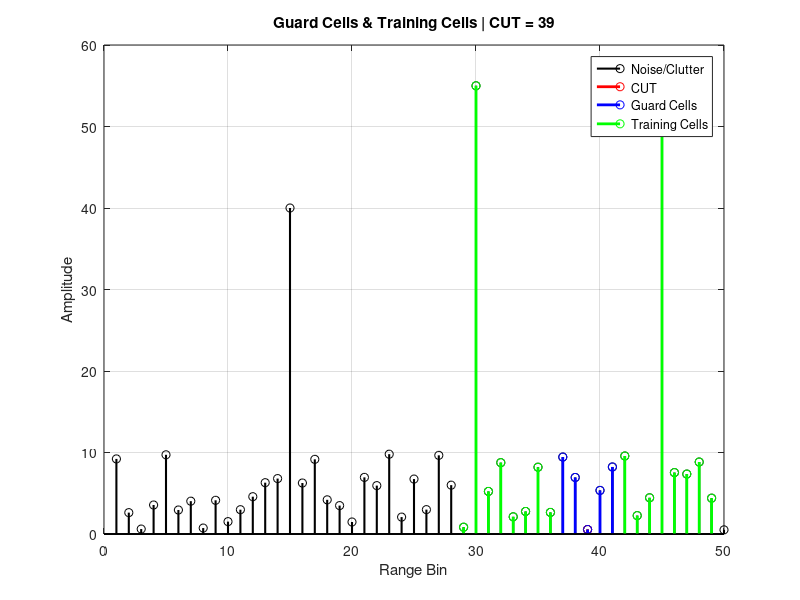

Here is the MATLAB script that generated this plot:
% Parameters
N = 50;                   % Total range bins
numGuard = 2;             % Guard cells each side
numTraining = 8;          % Training cells each side

% Create synthetic power profile (random noise + few targets)
signal = 10*rand(1,N);
targetPositions = [15, 30, 45]; % target locations
signal(targetPositions) = [40, 55, 50]; % target strengths

figure;
for CUT = (numTraining+numGuard+2):(N-numTraining-numGuard-1) % 12:39
    
    % Identify guard and training cell indices
    guardIdx = (CUT-numGuard):(CUT+numGuard); 
    trainIdxLeft = (CUT-numGuard-numTraining):(CUT-numGuard-1);
    trainIdxRight = (CUT+numGuard+1):(CUT+numGuard+numTraining);
    
    % Plot all bins
    stem(1:N, signal, 'k', 'LineWidth', 1.5); hold on;
    
    % Highlight CUT
    stem(CUT, signal(CUT), 'r', 'LineWidth', 2);
    
    % Highlight Guard Cells
    stem(guardIdx, signal(guardIdx), 'b', 'LineWidth', 2);
    
    % Highlight Training Cells
    stem(trainIdxLeft, signal(trainIdxLeft), 'g', 'LineWidth', 2);
    stem(trainIdxRight, signal(trainIdxRight), 'g', 'LineWidth', 2);
    
    % Labels
    xlabel('Range Bin');
    ylabel('Amplitude');
    title(sprintf('Guard Cells & Training Cells | CUT = %d', CUT));
    legend('Noise/Clutter', 'CUT', 'Guard Cells', 'Training Cells');
    grid on;
    hold off;
    
    pause(1.0); % animation speed
end
